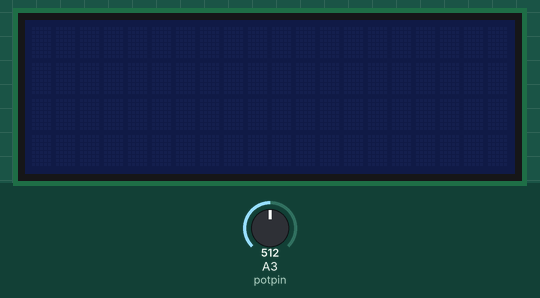
A sketch run on a simulated Arduino Uno, built with avr-gcc and run on an emulated ATmega328P. Parts: 20×4 character LCD. The inputs (shaded band) are chosen by the test bench; at power-on: A3 (potpin) = 512. What the sketch prints to the serial monitor is not drawn.

Above: at 1.2 s.
1.3 s: A3 (potpin) set to 5
3.0 s: A3 (potpin) set to 2
At 3.7 s:
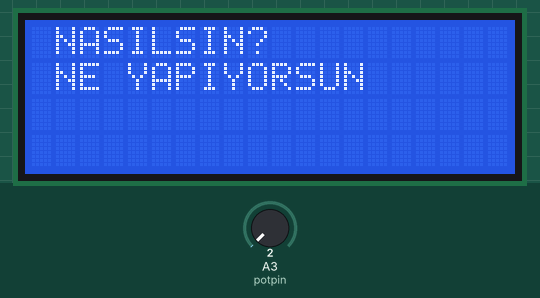
Timing chart, 0 to 6.0 s (numbered marks = the images above; inputs shaded):
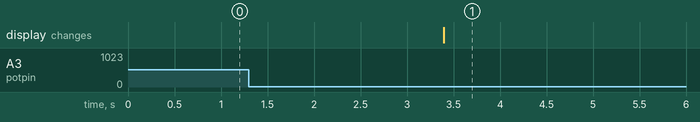

The sketch:

aa.ino
```cpp
#define potpin A3
#include <Wire.h>
#include <LiquidCrystal_I2C.h>

LiquidCrystal_I2C lcd(0x27,20,4);

int deger=0;

void setup() {
   lcd.init();
  Serial.begin(9600);
  Serial.println("Pot Değer Okuma");


}

void loop() {

  deger = analogRead(potpin);
  float gerilim = (5.00/1024.00)*deger;
  Serial.println(gerilim);
  delay(300);


  if(deger<0.20)
{
  lcd.backlight();
  lcd.setCursor(1,0);
  lcd.print("ARDUINO");
  lcd.setCursor(1,1);
  lcd.print("PROJE");
  delay(5000);
  lcd.clear();
}
if(deger<1.80){
 lcd.backlight();
  lcd.setCursor(1,0);
  lcd.print("SELAMIN ALEYKUM");
  lcd.setCursor(1,1);
  lcd.print("YASIN ABI ");
  delay(5000);
   lcd.clear();
}
if(deger<3.12)
{
 lcd.backlight();
  lcd.setCursor(1,0);
  lcd.print("NASILSIN?");
  lcd.setCursor(1,1);
  lcd.print("NE YAPIYORSUN ");
  delay(5000);
  lcd.clear();
}

}
```

Measured:
- the behaviour switches between 4 and 3 on A3 (potpin) (found by bisection; images 0 and 1)
- after the input at 1.3 s, every drawn part: stays the same
- after the input at 3.0 s, the display: changes after 0.39 s (image 1)
